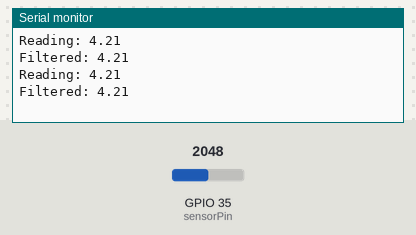
A sketch run on a simulated ESP32. Shown: the last lines printed to the serial monitor. Inputs (shaded band) come from the test bench; at power-on: GPIO 35 (sensorPin) = 2048.

Above: at 1.2 s.
1.3 s: GPIO 35 (sensorPin) set to 2866
At 1.41 s:
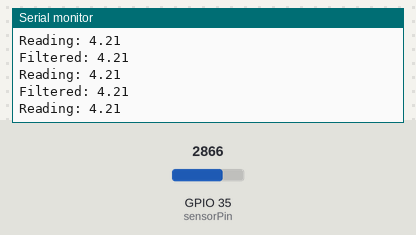
2.8 s: GPIO 35 (sensorPin) set to 3603
At 2.91 s:
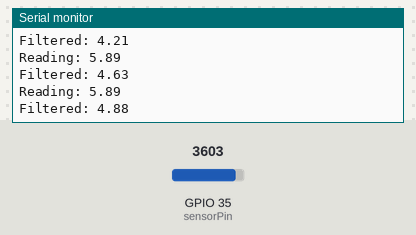
Timing chart, 0 to 5.8 s (numbered marks = the images above; inputs shaded):
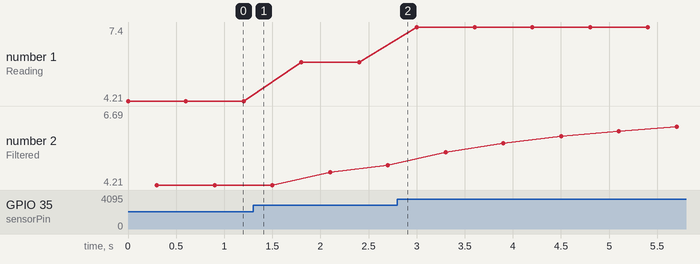

Measured:
- plotted number 1: 4.21 → 5.89 after the input at 1.3 s, 5.89 → 7.4 after the input at 2.8 s
- plotted number 2: 4.21 → 4.88 after the input at 1.3 s, 4.88 → 6.69 after the input at 2.8 s

The sketch:

KalmanFilter.ino
```cpp
/*
 Name:		KalmanFilter.ino
 Created:	12/2/2022 10:11:28 AM
 Author:	Imami Joel Betofe
*/
#include "FilterSetup.h"
Set Set_main;
// the setup function runs once when you press reset or power the board
void setup() {
	Serial.begin(115200);
	Set_main.init();

}

// the loop function runs over and over again until power down or reset
void loop() {
	Set_main.run();
}
```

FilterSetup.cpp
```cpp
//
//
//

#include "FilterSetup.h"

void Set::init() {


	// kalman variables
	varVolt = 1.12184278324081E-05;  // variance determined using excel and reading samples of raw sensor data
	varProcess = 1e-8;
	Pc = 0.0;
	G = 0.0;
	P = 1.0;
	Xp = 0.0;
	Zp = 0.0;
	Xe = voltage;
	sensorVal = analogRead(sensorPin);     // read the value on AnalogIn pin 0 and store it in a variable
	voltage = (((sensorVal * 3.3) / 4095) * 2.55);
}
void Set::run() {
	// convert the ADC reading to voltage
	sensorVal = analogRead(sensorPin);     // read the value on AnalogIn pin 0 and store it in a variable
	voltage = (((sensorVal * 3.3) / 4095) * 2.55);
	// kalman process
	Pc = P + varProcess; //Predict the next variance
	G = Pc / (Pc + varVolt);    // Computer the kalman gain
	P = (1 - G) * Pc; // Update variance estimation
	Xp = Xe; // Predict the next state
	Zp = Xp; // Predict the next state
	Xe = G * (voltage - Zp) + Xp;    // Update the Kalman state estimation


	Serial.print("Reading: ");
	Serial.println(voltage);
	delay(300);
	Serial.print("Filtered: ");
	Serial.println(Xe);
	delay(300);
}
```

FilterSetup.h
```cpp
// FilterSetup.h
#pragma once
#include<Arduino.h>

class Set {
private:
	const int sensorPin=35;  // named constant for the pin the sensor is connected to
	float varVolt; // variance determined using excel and reading samples of raw sensor data
	float varProcess; //variance Process
	float Pc; // Next variance predictor
	float G; // Kalman Gain
	float P; // update variance estimator
	float Xp; // Next state predictor
	float Zp; // Next state predictor
	float Xe; // Kalman Estimator
	float voltage;
	int sensorVal;

public:

	void init();
	void run();
};
```
